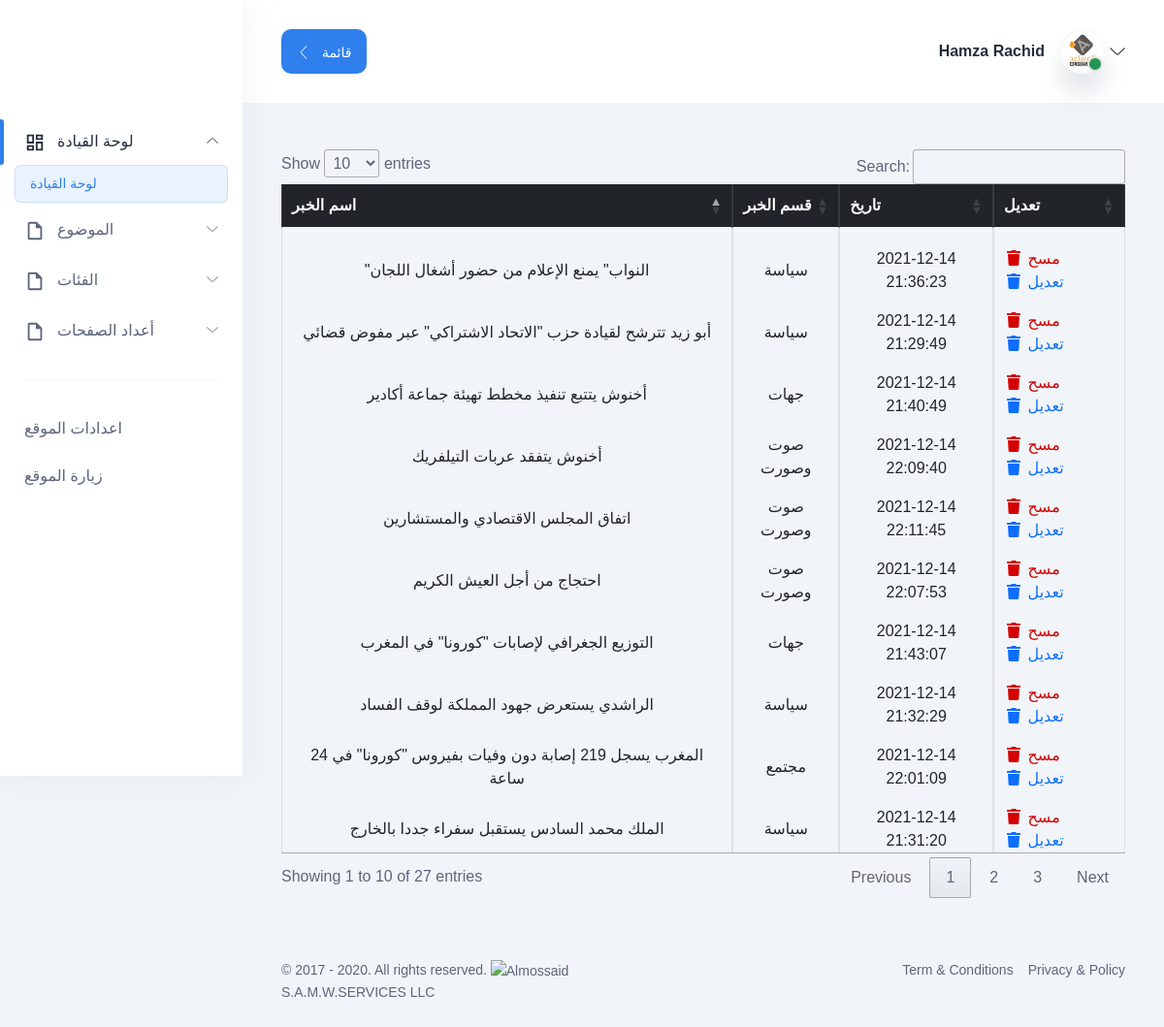
Screenshot of /adminAPI/allnews.php (signed in) with the database file from the repository.
### tables this page shows
CREATE TABLE `settings` (
  `title` varchar(222) NOT NULL,
  `file` blob NOT NULL,
  `off` enum('Open','Close') DEFAULT NULL,
  `date` timestamp NOT NULL DEFAULT current_timestamp(),
  `email` varchar(222) NOT NULL,
  `mobile` varchar(222) NOT NULL,
  `adresse` varchar(222) NOT NULL,
  `fax` varchar(222) NOT NULL,
  `color` varchar(222) NOT NULL,
  `facebook` varchar(200) NOT NULL,
  `youtube` varchar(200) NOT NULL,
  `instagram` varchar(200) NOT NULL,
  `size` varchar(55) NOT NULL,
  `key` varchar(222) NOT NULL,
  `url` varchar(222) NOT NULL
);

CREATE TABLE `news` (
  `id` int(11) NOT NULL,
  `name` varchar(255) NOT NULL,
  `content` text NOT NULL,
  `file` blob NOT NULL,
  `date` timestamp NOT NULL DEFAULT current_timestamp(),
  `category_id` varchar(222) NOT NULL,
  `description` varchar(222) NOT NULL
);

CREATE TABLE `category` (
  `id` int(11) NOT NULL,
  `name_category` varchar(200) NOT NULL,
  `date` datetime NOT NULL DEFAULT current_timestamp(),
  `icon` varchar(222) NOT NULL
);

### adminAPI/allnews.php (the view)
<?php include('head.php'); ?>
<div class="container-fluid my-4">
  <div class="row">
    <div class="col-md-12 my-4">
      <div class="table-responsive">
          <table class="table table-bordered datatable " id="dataTable" width="100%" cellspacing="0">
                  <thead class="table-dark text-center">
                      <tr>
                        <th>اسم الخبر </th>
                        <th>قسم الخبر </th>
                        <th>تاريخ</th>
                        <th>تعديل </th>
                      </tr>
                  </thead>
                        <tbody>
                          <?php
                            $allnew = $connect-> prepare("SELECT * FROM category CROSS JOIN news WHERE category.id = news.category_id");
                            $allnew->execute();
                            ?>
                            <?php while ($news = $allnew->fetch()): ?>
                               <tr>
                                 <td class="text-center"><?= $news['name'] ?></td>
                                 <td class="text-center"><?= $news['name_category'] ?></td>
                                 <td class="text-center"><?= $news['date'] ?></td>
                                 <td>
                                    <a href="delete.php?news_id=<?php echo $news['id'];?>" class="text-danger"><i class="fa fa-fw fa-trash"></i> مسح </a>
                                    <a href="editnews.php?news_id=<?php echo $news['id'];?>" class="text-Success"><i class="fa fa-fw fa-trash"></i> تعديل </a>
                                  </td>
                               </tr>
                            <?php endwhile; ?>
                      </tbody>
        </table>
     </div>
    </div>
  </div>
</div>
<?php include('footer.php'); ?>

### adminAPI/head.php (shortened to what this page needs)
<?php
 require '../config/config.php';
 ?>
 <?php
 $settings = $connect->query("SELECT * FROM `settings`")->fetch();
 ?>
<!DOCTYPE html>
<html lang="en">
  <head>
   <link rel="stylesheet" type="text/css" href="//cdn.datatables.net/1.11.3/css/jquery.dataTables.min.css">
    <link rel='stylesheet' href='https://cdnjs.cloudflare.com/ajax/libs/font-awesome/5.10.2/css/all.css'>
    <link rel="stylesheet" href="assets/css/bootstrap.min.css" />
    <link rel="stylesheet" href="assets/css/LineIcons.css" />
    <link rel="stylesheet" href="assets/css/main.css" />
    <link rel="stylesheet" href="../plugin/fontawesome/fontawesome-browser.css" />
  </head>
  <body>
    <aside class="sidebar-nav-wrapper">
      <div class="navbar-logo">
        <a href="index.php">
          <img <?php $file ="logo/".$settings['file'];?> src="<?php echo $file ?>" width="40%" alt="logo" />
        </a>
      </div>
      <nav class="sidebar-nav">
        <ul>
          <li class="nav-item nav-item-has-children">
            <a href="#0"  data-bs-toggle="collapse"  data-bs-target="#ddmenu_1"  aria-controls="ddmenu_1"  aria-expanded="false" aria-label="Toggle navigation" >
              <span class="icon">
              </span>
              <span class="text">لوحة القيادة </span>
            </a>
            <ul id="ddmenu_1" class="collapse show dropdown-nav">
              <li>
                <a href="index.php" class="active"> لوحة القيادة  </a>
              </li>
            </ul>
          </li>
          <li class="nav-item nav-item-has-children">
            <a href="#0" class="collapsed" data-bs-toggle="collapse" data-bs-target="#ddmenu_2" aria-controls="ddmenu_2" aria-expanded="false"  aria-label="Toggle navigation" >
              <span class="icon">
              </span>
              <span class="text"> الموضوع </span>
            </a>
          </li>
          <li class="nav-item nav-item-has-children">
            <a href="#0" class="collapsed" data-bs-toggle="collapse" data-bs-target="#ddmenu_3" aria-controls="ddmenu_3" aria-expanded="false"  aria-label="Toggle navigation" >
              <span class="icon">
              </span>
              <span class="text">الفئات  </span>
            </a>
          </li>
          <li class="nav-item nav-item-has-children">
            <a href="#0" class="collapsed" data-bs-toggle="collapse" data-bs-target="#ddmenu_6" aria-controls="ddmenu_6" aria-expanded="false"  aria-label="Toggle navigation" >
              <span class="icon">
              </span>
              <span class="text"> أعداد الصفحات </span>
            </a>
          </li>
          <span class="divider"><hr /></span>
          <li class="nav-item">
             <a href="settings.php"> اعدادات الموقع   </a>
          </li>
          <li class="nav-item">
             <a href="<?= $settings['url'] ?>" rel="nofollow"  target="_blank"> زيارة الموقع </a>
          </li>
        </ul>
      </nav>
    </aside>
    <main class="main-wrapper">
      <header class="header">
        <div class="container-fluid">
          <div class="row">
            <div class="col-lg-5 col-md-5 col-6">
              <div class="header-left d-flex align-items-center">
                <div class="menu-toggle-btn mr-20">
                  <button
                    id="menu-toggle"
                    class="main-btn primary-btn btn-hover"
                  >
                    <i class="lni lni-chevron-left me-2"></i> قائمة
                  </button>
                </div>
              </div>
            </div>
            <div class="col-lg-7 col-md-7 col-6">
              <div class="header-right">
                <div class="profile-box ml-15">
                  <button
                    class="dropdown-toggle bg-transparent border-0"
                    type="button"
                    id="profile"
                    data-bs-toggle="dropdown"
                    aria-expanded="false"
                  >
                    <div class="profile-info">
                      <div class="info">
                        <h6><?php echo $_SESSION['login']['fullname']; ?></h6>
                        <div class="image">
                          <img  src="assets/images/profile/profile-image.png" alt=""/>
                          <span class="status"></span>
                        </div>
                      </div>
                    </div>
                    <i class="lni lni-chevron-down"></i>
                  </button>
                </div>
              </div>
            </div>
          </div>
        </div>
      </header>

### adminAPI/head.php (style rules this page uses)
body { font-family: 'Cairo',sans-serif !important; }

### rows the page displays
settings: file (picture)
news: name "أبو زيد تترشح لقيادة حزب \"الاتحاد الاشتراكي\" عبر مفوض قضائي", category.name_category "سياسة", date "2021-12-14 21:29:49"
news: name "الملك محمد السادس يستقبل سفراء جددا بالخارج", category.name_category "سياسة", date "2021-12-14 21:31:20"
news: name "الراشدي يستعرض جهود المملكة لوقف الفساد", category.name_category "سياسة", date "2021-12-14 21:32:29"
news: name "\"النواب\" يمنع الإعلام من حضور أشغال اللجان", category.name_category "سياسة", date "2021-12-14 21:36:23"
news: name "أخنوش يتتبع تنفيذ مخطط تهيئة جماعة أكادير", category.name_category "جهات", date "2021-12-14 21:40:49"
news: name "التوزيع الجغرافي لإصابات \"كورونا\" في المغرب", category.name_category "جهات", date "2021-12-14 21:43:07"
news: name "المغرب يسجل 219 إصابة دون وفيات بفيروس \"كورونا\" في 24 ساعة", category.name_category "مجتمع", date "2021-12-14 22:01:09"
news: name "احتجاج من أجل العيش الكريم", category.name_category "صوت وصورت", date "2021-12-14 22:07:53"
news: name "أخنوش يتفقد عربات التيلفريك", category.name_category "صوت وصورت", date "2021-12-14 22:09:40"
news: name "اتفاق المجلس الاقتصادي والمستشارين", category.name_category "صوت وصورت", date "2021-12-14 22:11:45"

### other values shown
$_SESSION['login']['fullname'] "Hamza Rachid"
